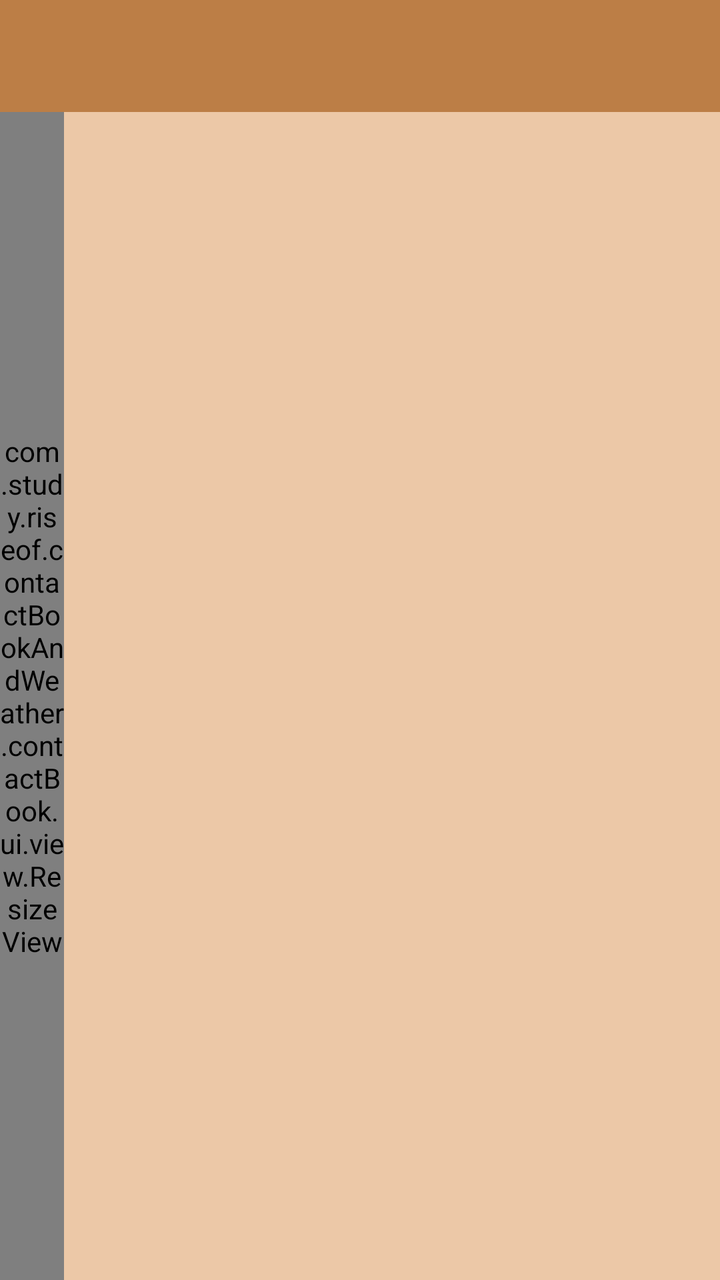
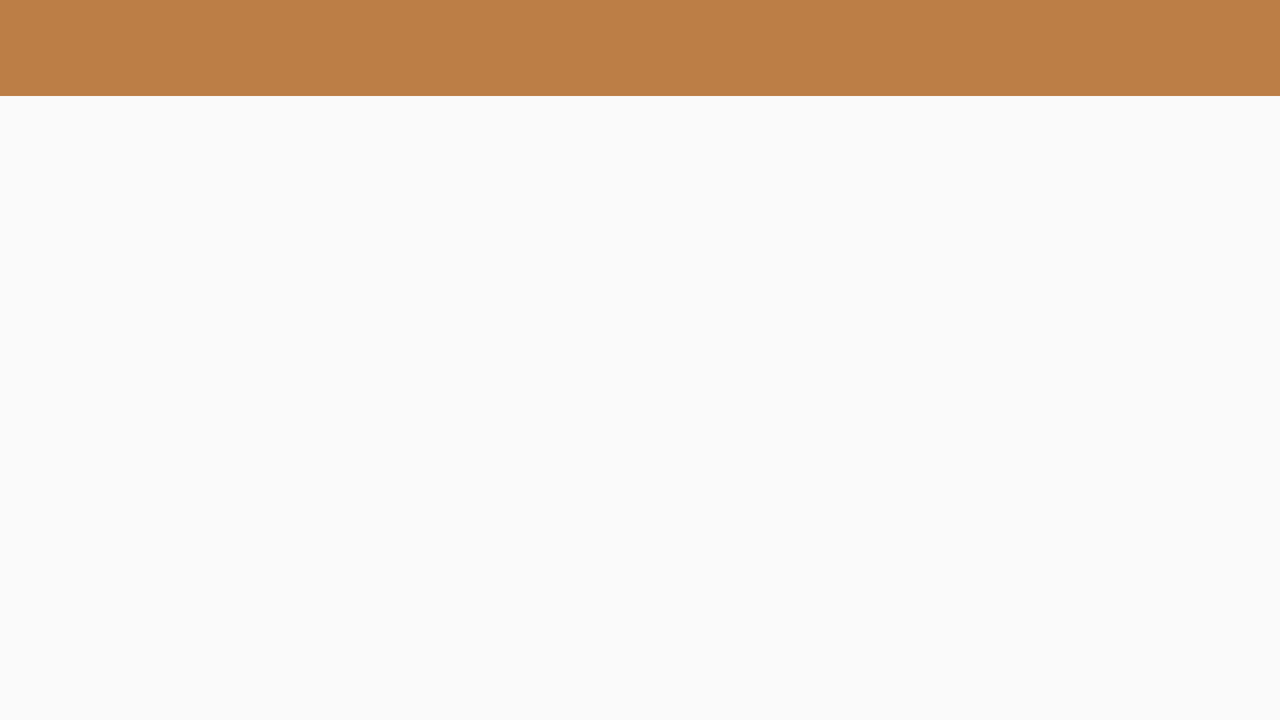

First picture: res/layout/ on a phone held upright. Second picture: the repository's own variant of that layout, on a device whose configuration matches the variant's folder. Source for both follows.
<!-- AndroidManifest.xml: application theme AppTheme -->
<!-- res/layout/activity_contacts_main.xml -->
<?xml version="1.0" encoding="utf-8"?>
<LinearLayout xmlns:android="http://schemas.android.com/apk/res/android"
    android:layout_width="match_parent"
    android:layout_height="match_parent"
    android:orientation="vertical">

    <android.support.v7.widget.Toolbar
        android:id="@+id/contact_toolbar"
        android:layout_width="match_parent"
        android:layout_height="wrap_content"
        android:background="@color/contactToolbarBackground">

        <TextView
            android:id="@+id/contacts_toolbar_title"
            style="@style/style_contact_toolbar_title"
            android:text="@string/contacts_toolbar_title" />
    </android.support.v7.widget.Toolbar>

    <LinearLayout
        android:layout_width="match_parent"
        android:layout_height="match_parent"
        android:animateLayoutChanges="true"
        android:background="@color/contactPrimaryBackground"
        android:orientation="horizontal">

        <com.study.riseof.contactBookAndWeather.contactBook.ui.view.ResizeView
            android:id="@+id/resize_view"
            android:layout_width="@dimen/size_xlarge"
            android:layout_height="match_parent"
            android:layout_gravity="center_horizontal" />

        <LinearLayout
            android:id="@+id/container"
            android:layout_width="match_parent"
            android:layout_height="match_parent"
            android:orientation="vertical"
            android:weightSum="@integer/weight_sum_100">

            <FrameLayout
                android:id="@+id/frame_alphabet_list"
                android:layout_width="match_parent"
                android:layout_height="0dp"
                android:layout_gravity="center_horizontal"
                android:layout_weight="@integer/fragment_alphabet_list_vertical_weight"
                android:paddingEnd="@dimen/size_medium"
                android:paddingLeft="@dimen/size_zero"
                android:paddingRight="@dimen/size_medium"
                android:paddingStart="@dimen/size_zero" />

            <FrameLayout
                android:id="@+id/frame_contact_list"
                android:layout_width="match_parent"
                android:layout_height="0dp"
                android:layout_gravity="center_horizontal"
                android:layout_weight="@integer/fragment_contact_list_vertical_weight" />

            <FrameLayout
                android:id="@+id/frame_contact_info"
                android:layout_width="match_parent"
                android:layout_height="0dp"
                android:layout_gravity="center_horizontal"
                android:layout_weight="@integer/fragment_contact_info_vertical_weight" />

            <FrameLayout
                android:id="@+id/frame_button_panel"
                android:layout_width="match_parent"
                android:layout_height="0dp"
                android:layout_gravity="center_horizontal"
                android:layout_weight="@integer/fragment_button_panel_vertical_weight" />
        </LinearLayout>
    </LinearLayout>
</LinearLayout>
<!-- resources referenced by this layout -->
<resources>
  <color name="contactPrimaryBackground">@color/colorFadedAlmond</color>
  <color name="contactToolbarBackground">@color/colorBrown</color>
  <dimen name="size_medium">16dp</dimen>
  <dimen name="size_xlarge">32dp</dimen>
  <dimen name="size_zero">0dp</dimen>
  <integer name="fragment_alphabet_list_vertical_weight">10</integer>
  <integer name="fragment_button_panel_vertical_weight">10</integer>
  <integer name="fragment_contact_info_vertical_weight">40</integer>
  <integer name="fragment_contact_list_vertical_weight">40</integer>
  <integer name="weight_sum_100">100</integer>
  <string name="contacts_toolbar_title">Contacts</string>
  <style name="AppTheme" parent="Theme.AppCompat.Light.NoActionBar">
          
          <item name="colorPrimary">@color/colorPrimary</item>
          <item name="colorPrimaryDark">@color/colorPrimaryDark</item>
          <item name="colorAccent">@color/colorAccent</item>
      </style>
  <color name="colorFadedAlmond">#ecc8a7</color>
  <color name="colorBrown">#bc7e46</color>
  <color name="colorPrimary">#3F51B5</color>
  <color name="colorPrimaryDark">#303F9F</color>
  <color name="colorAccent">#FF4081</color>
</resources>
<!-- res/layout-land/activity_contacts_main.xml (the repository's variant of the layout above) -->
<!-- drawn on the phone turned sideways -->
<?xml version="1.0" encoding="utf-8"?>
<LinearLayout xmlns:android="http://schemas.android.com/apk/res/android"
    android:layout_width="match_parent"
    android:layout_height="match_parent"
    android:orientation="vertical"
    android:weightSum="@integer/weight_sum_100">
    <android.support.v7.widget.Toolbar
        android:id="@+id/contact_toolbar"
        android:layout_width="match_parent"
        android:layout_height="wrap_content"
        android:background="@color/contactToolbarBackground">
        <TextView android:id="@+id/contacts_toolbar_title"
            style="@style/style_contact_toolbar_title"
            android:text="@string/contacts_toolbar_title"/>
    </android.support.v7.widget.Toolbar>
    <FrameLayout android:id="@+id/frame_alphabet_list"
        android:layout_width="match_parent"
        android:layout_height="0dp"
        android:layout_weight="10"
        android:layout_gravity="center_horizontal"/>
    <LinearLayout
        android:layout_width="match_parent"
        android:layout_height="0dp"
        android:orientation="horizontal"
        android:weightSum="100"
        android:layout_weight="90">
        <FrameLayout android:id="@+id/frame_contact_list"
            android:layout_width="0dp"
            android:layout_height="match_parent"
            android:layout_weight="40"
            android:layout_gravity="center_horizontal"/>
        <FrameLayout android:id="@+id/frame_contact_info"
            android:layout_width="0dp"
            android:layout_height="match_parent"
            android:layout_weight="45"
            android:layout_gravity="center_horizontal"/>
        <FrameLayout android:id="@+id/frame_button_panel"
            android:layout_width="0dp"
            android:layout_height="match_parent"
            android:layout_weight="15"
            android:layout_gravity="center_horizontal"/>
    </LinearLayout>
</LinearLayout>
<!-- resources referenced by the variant -->
<!-- as the phone turned sideways resolves them -->
<resources>
  <color name="contactToolbarBackground">@color/colorBrown</color>
  <integer name="weight_sum_100">100</integer>
  <string name="contacts_toolbar_title">Contacts</string>
  <style name="AppTheme" parent="Theme.AppCompat.Light.NoActionBar">
          
          <item name="colorPrimary">@color/colorPrimary</item>
          <item name="colorPrimaryDark">@color/colorPrimaryDark</item>
          <item name="colorAccent">@color/colorAccent</item>
      </style>
  <color name="colorBrown">#bc7e46</color>
  <color name="colorPrimary">#3F51B5</color>
  <color name="colorPrimaryDark">#303F9F</color>
  <color name="colorAccent">#FF4081</color>
</resources>
